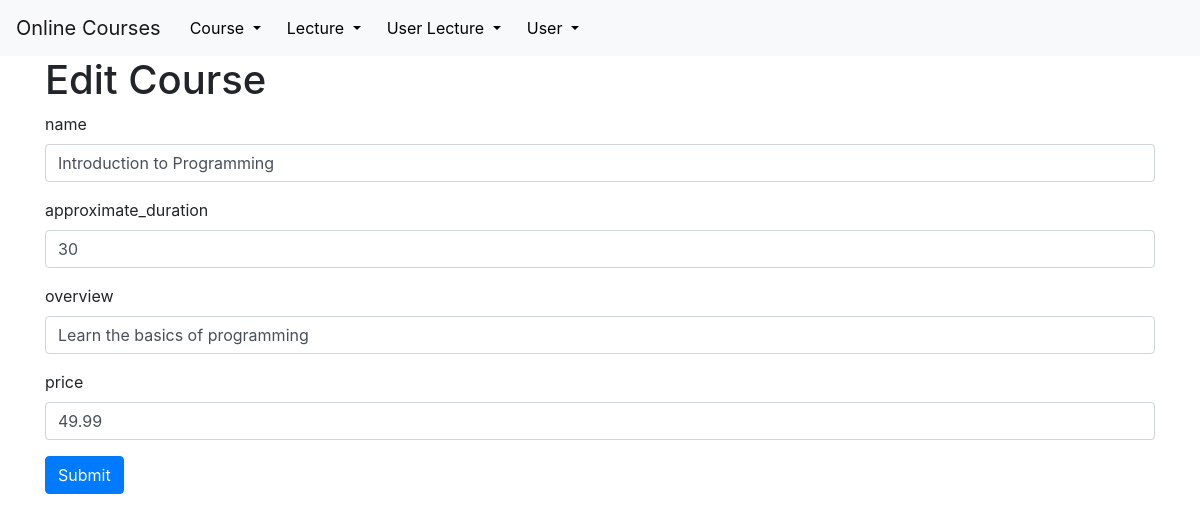
The page /edit/courses/1 on the database its author committed.
### tables this page shows
CREATE TABLE courses (
    id INTEGER PRIMARY KEY AUTOINCREMENT,
    name VARCHAR(255) NOT NULL,
    approximate_duration INTEGER NOT NULL,
    overview TEXT NOT NULL,
    price DECIMAL(10, 2) NOT NULL
);

### app.py (the view, shortened to what this page needs)
@app.route('/edit/<string:table_name>/<int:element_id>', methods=('GET', 'POST'))
def edit(table_name, element_id):
    connection = get_db_connection()
    my_class = classAdresses[table_name]
    requestedClasses = connected_classes(my_class)
    record = my_class.get(connection, element_id)
    print(record.keys())
    fkVarsDict = {}
    for Class in requestedClasses:
         fkVarsDict.update({Class: meaningfulClassValues(Class)})
    return render_template('edit.html', model=my_class, record=record, fkVars=fkVarsDict)

### DB_Classes.py (called while the page is built)
    @classmethod
    def get(cls, db_connection, id):
        return db_connection.execute(f'SELECT * FROM {cls.table_name} WHERE {cls.id} = ?', (id,)).fetchone()

### app.py (called while the page is built)
def get_db_connection(db = 'database.db'):
    connection = sqlite3.connect(db)
    connection.row_factory = sqlite3.Row
    return connection

def connected_classes(Class):
    res = []
    for arg in Class.attributes:
        if isinstance(arg, foreignKey):
            res.append(arg.Class)
    return res

@app.template_filter('attributeType')
def attributeType(attribute):
    print(type(attribute))
    if isinstance(attribute, limitedVariantsDataEntry):
        print("M")
        return "M"
    if isinstance(attribute, foreignKey):
        print("FK")
        return "FK"
    print("C")
    return "C"

@app.template_filter('className')
def className(givenClass):
    return givenClass.stringRepresentation

### templates/edit.html (shortened to what this page needs)
{% extends 'base.html' %}
{% block content %}
<h1>{% block title %} Edit {{ model | className }} {% endblock %}</h1>
<form method="post">
    {% for attr in model.attributes %}
    <div class="form-group">
        <label for="{{ attr }}">{{ attr }}</label>
        {% if attr | attributeType == "C" %}
        <input type="text" name="{{ attr }}"
               placeholder="{{ attr }}" class="form-control"
               value="{{ request.form[attr] or record[attr] }}"></input>
        {% endif %}
    </div>
    {% endfor %}
    <div class="form-group">
        <button type="submit" class="btn btn-primary">Submit</button>
    </div>
</form>
{% endblock %}

### rows shown on the page
courses: name "Introduction to Programming" "30" "Learn the basics of programming" "49.99"

### other values the page prints
{{ model | className }} "Course"
{{ attr }} "name" "approximate_duration" "overview" "price"
